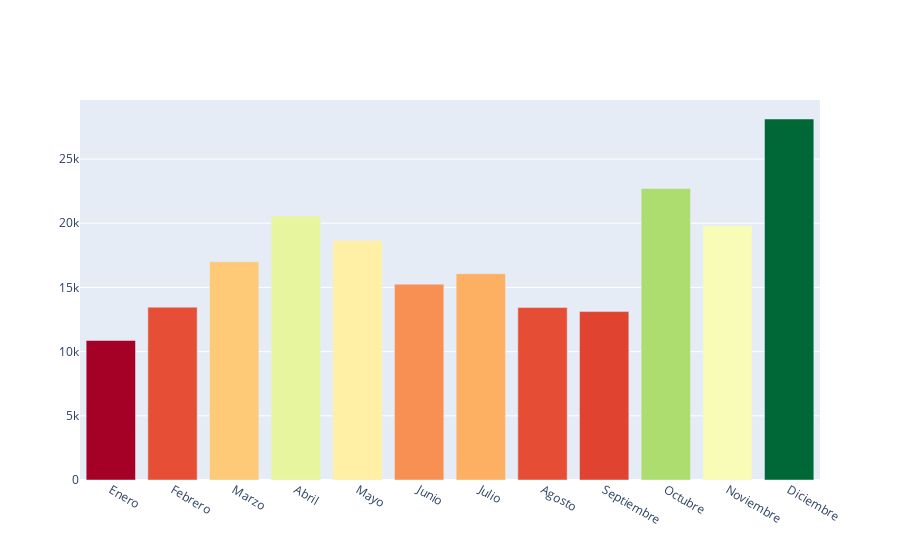

Here is the notebook cell this chart was saved with:
### Code cell
# pregunta 1 
# ¿Cómo variaron las ventas a lo largo de los diferentes meses?

totales_ventas = []

for mes in meses:
    dataframes_mes = dataframes[mes]
    totales_ventas_mes = dataframes_mes['Cantidad Pedida'].sum()
    totales_ventas.append(totales_ventas_mes)

        # Crear columna de ingresos totales
    dataframes_mes['Ingreso Total'] = dataframes_mes['Cantidad Pedida'] * dataframes_mes['Precio Unitario']
    
    # Sumar el total de ingresos
    ingreso_total_mes = dataframes_mes['Ingreso Total'].sum()
    print(f"Ingreso total para el mes {mes}: ${ingreso_total_mes}")

totales_ventas

# grafico
fig = go.Figure()

fig.add_trace(go.Bar(
    x = meses,
    y = totales_ventas,
    marker = dict(color=totales_ventas,colorscale= 'RdYlGn')
))

fig.show()

### Figure 1 — Plotly figure (JSON) as saved in the notebook; plotly's stock layout.template omitted (floating-point values rounded to 4 significant figures)
{"data": [{"marker": {"color": [10868, 13461, 17006, 20568, 18657, 15255, 16069, 13442, 13119, 22705, 19808, 28121], "colorscale": [[0, "rgb(165,0,38)"], [0.1, "rgb(215,48,39)"], [0.2, "rgb(244,109,67)"], [0.3, "rgb(253,174,97)"], [0.4, "rgb(254,224,139)"], [0.5, "rgb(255,255,191)"], [0.6, "rgb(217,239,139)"], [0.7, "rgb(166,217,106)"], [0.8, "rgb(102,189,99)"], [0.9, "rgb(26,152,80)"], [1, "rgb(0,104,55)"]]}, "type": "bar", "x": ["Enero", "Febrero", "Marzo", "Abril", "Mayo", "Junio", "Julio", "Agosto", "Septiembre", "Octubre", "Noviembre", "Diciembre"], "y": [10868, 13461, 17006, 20568, 18657, 15255, 16069, 13442, 13119, 22705, 19808, 28121]}], "layout": {}}
